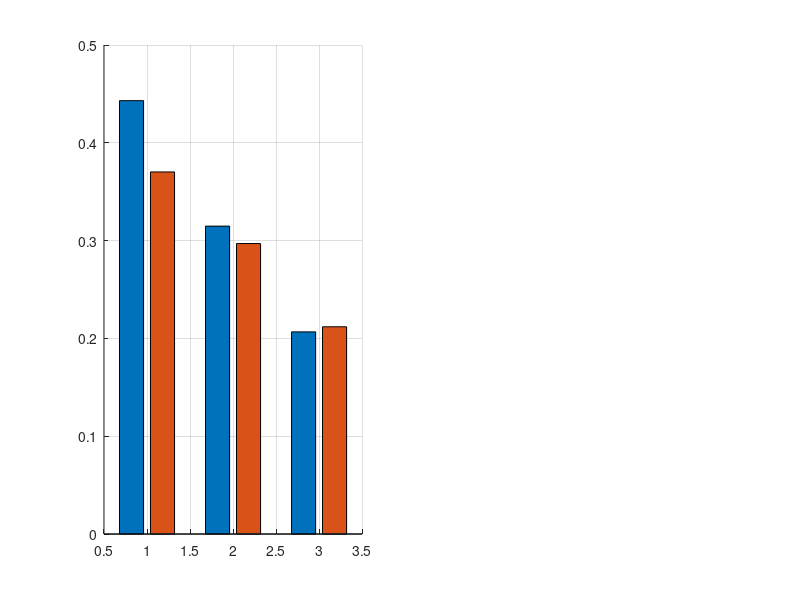

Source code (MATLAB): (Note: this script raises an error after producing the figure.)
clc
close all
clear

%% initialize array

RMSE_x = [0.4431 0.3702; 0.3148 0.2970; 0.2067, 0.2119];
RMSE_pitch = [3.2209 2.8514; 2.8834 2.2398; 2.6523, 2.7027];
aver_x = [0.0836 0.0664; 0.1177 0.0647; 0.1099 0.0581];
current = [1.2690 1.2651; 1.2487 1.2890; 1.2643 1.2501];

figure(1);

subplot(1,2,1);
hold on;
grid on;

c = bar(RMSE_x);
c(1).FaceColor = 'k';
c(2).FaceColor = [0.3010 0.7450 0.9330];
set(gca, 'XTick', 1:3, 'XTickLabel', {'0.2500Hz', '0.3333Hz', '0.5000Hz'});
legend('Cascaded PID', 'Adaptive-FF');
set(gca, 'FontSize', 10);
ylabel('RMSE_{x} [m]')

subplot(1,2,2);
hold on;
grid on;

c = bar(RMSE_pitch);
c(1).FaceColor = 'k';
c(2).FaceColor = [0.3010 0.7450 0.9330];
set(gca, 'XTick', 1:3, 'XTickLabel', {'0.2500Hz', '0.3333Hz', '0.5000Hz'});
legend('Cascaded PID', 'Adaptive-FF');
set(gca, 'FontSize', 10);
ylabel('RMSE_{\theta} [deg]')


figure(2);

subplot(1,2,1);
hold on;
grid on;

c = bar(aver_x);
c(1).FaceColor = 'k';
c(2).FaceColor = [0.3010 0.7450 0.9330];
set(gca, 'XTick', 1:3, 'XTickLabel', {'0.2500Hz', '0.3333Hz', '0.5000Hz'});
legend('Cascaded PID', 'Adaptive-FF');
set(gca, 'FontSize', 10);
ylabel('Absolute value of X_{error} average [m]')

subplot(1,2,2);
hold on;
grid on;

c = bar(current);
c(1).FaceColor = 'k';
c(2).FaceColor = [0.3010 0.7450 0.9330];
set(gca, 'XTick', 1:3, 'XTickLabel', {'0.2500Hz', '0.3333Hz', '0.5000Hz'});
legend('Cascaded PID', 'Adaptive-FF');
set(gca, 'FontSize', 10);
ylabel('Average current [A]')
